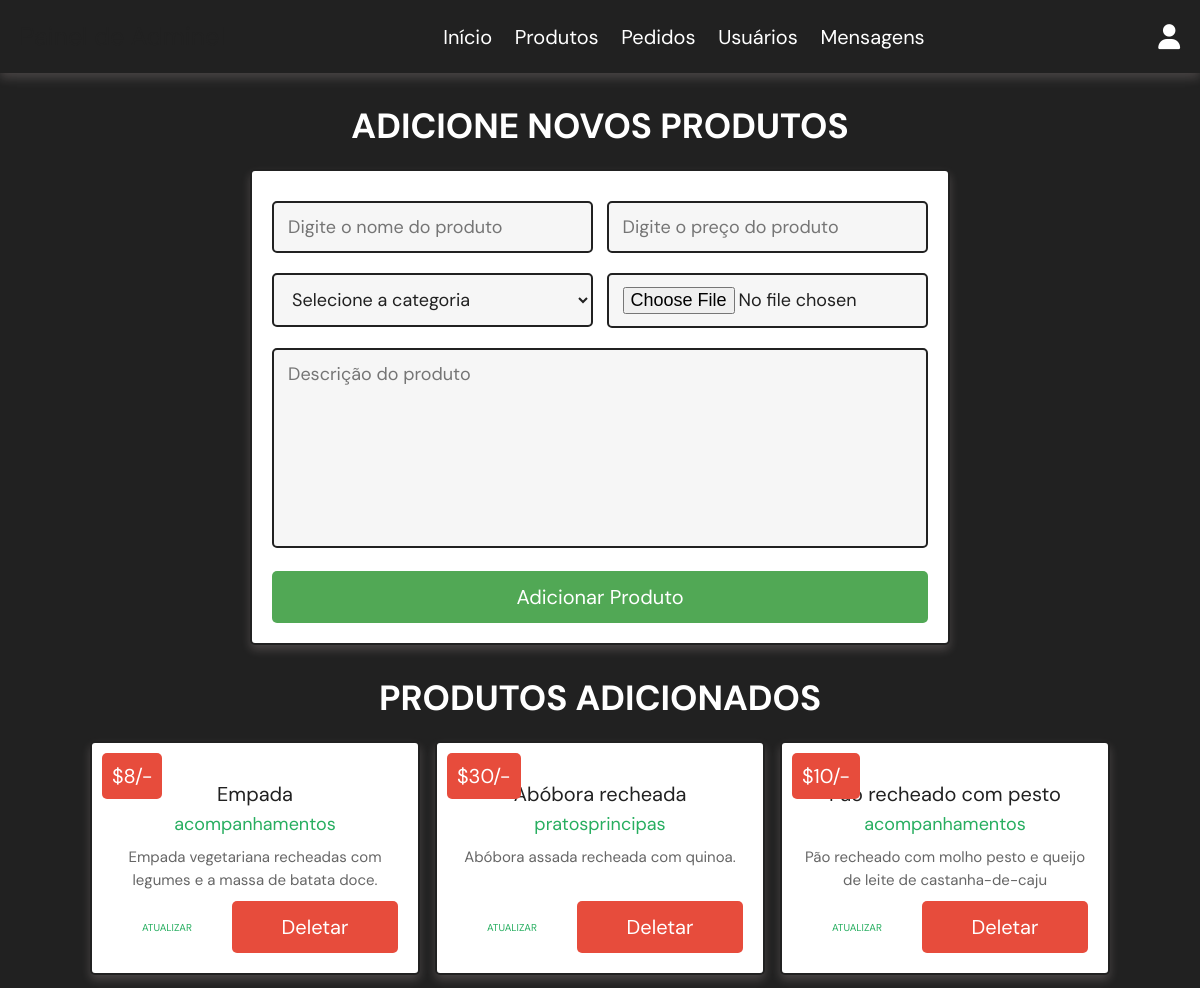
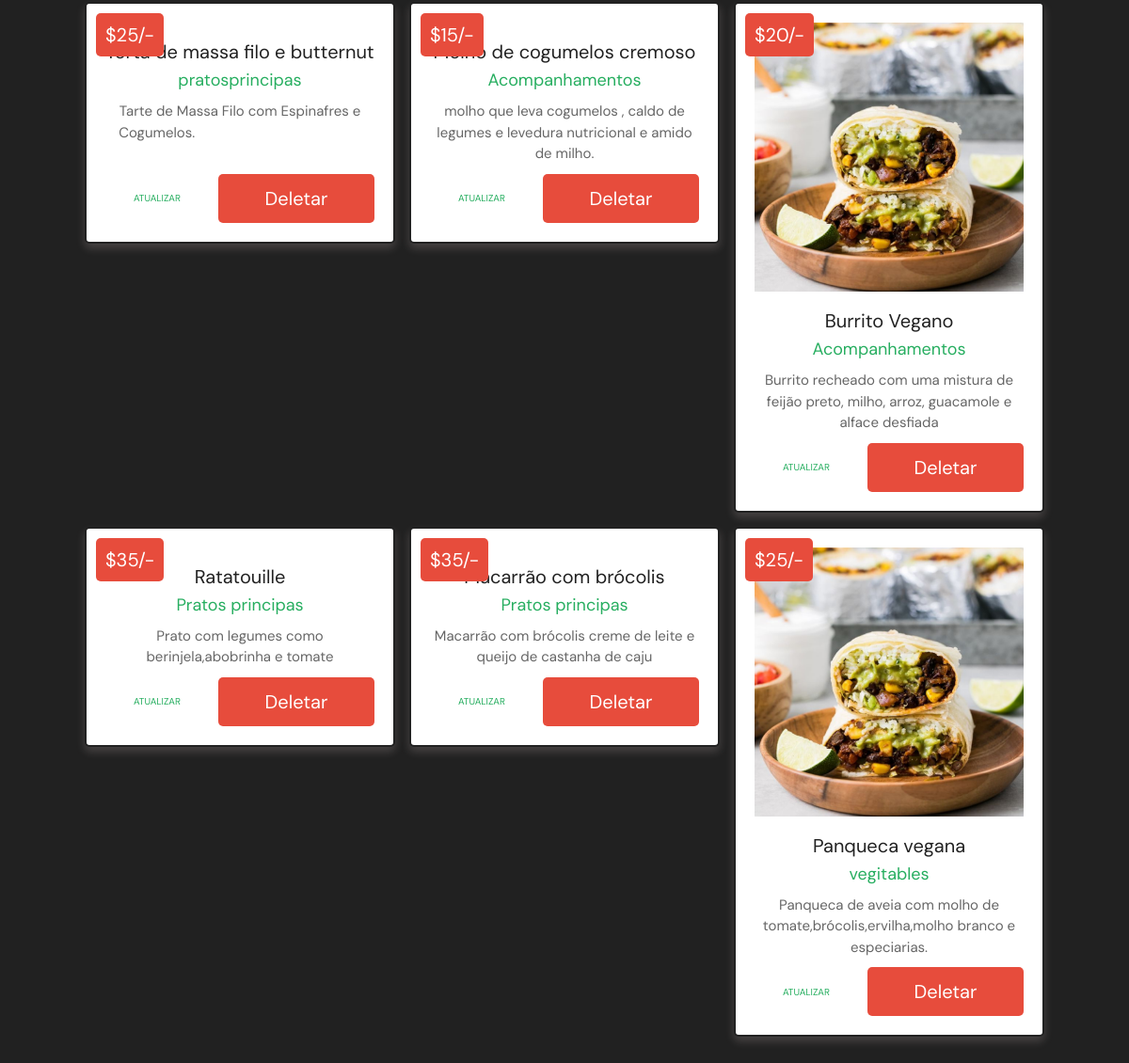
The app's page /admin_products.php (signed in) with its own data (2 pictures, top to bottom).
### tables this page shows
CREATE TABLE `products` (
  `id` int(100) NOT NULL,
  `name` varchar(100) NOT NULL,
  `category` varchar(20) NOT NULL,
  `details` varchar(500) NOT NULL,
  `price` int(100) NOT NULL,
  `image` varchar(100) NOT NULL
);

### admin_products.php (the view, shortened to what this page needs)
<?php
@include 'config.php';
?>
<!DOCTYPE html>
<html lang="en">
<head>
   <link rel="stylesheet" href="https://cdnjs.cloudflare.com/ajax/libs/font-awesome/6.1.1/css/all.min.css">
   <link rel="stylesheet" href="assets/css/admin_style.css">
</head>
<body>
<?php include 'admin_header.php'; ?>
<section class="add-products">
   <h1 class="title">Adicione novos produtos</h1>
   <form action="" method="POST" enctype="multipart/form-data">
      <div class="flex">
         <div class="inputBox">
         <input type="text" name="name" class="box" required placeholder="Digite o nome do produto">
         <select name="category" class="box" required>
            <option value="" selected disabled>Selecione a categoria</option>
         </select>
         </div>
         <div class="inputBox">
         <input type="number" min="0" name="price" class="box" required placeholder="Digite o preço do produto">
         <input type="file" name="image" required class="box" accept="image/jpg, image/jpeg, image/png">
         </div>
      </div>
      <textarea name="details" class="box" required placeholder="Descrição do produto" cols="30" rows="10"></textarea>
      <input type="submit" class="btn" value="Adicionar produto" name="add_product">
   </form>
</section>
<section class="show-products">
   <h1 class="title">Produtos adicionados</h1>
   <div class="box-container">
   <?php
      $show_products = $conn->prepare("SELECT * FROM `products`");
      $show_products->execute();
      if($show_products->rowCount() > 0){
         while($fetch_products = $show_products->fetch(PDO::FETCH_ASSOC)){
   ?>
   <div class="box">
      <div class="price">$<?= $fetch_products['price']; ?>/-</div>
      <img src="uploaded_img/<?= $fetch_products['image']; ?>" alt="">
      <div class="name"><?= $fetch_products['name']; ?></div>
      <div class="cat"><?= $fetch_products['category']; ?></div>
      <div class="details"><?= $fetch_products['details']; ?></div>
      <div class="flex-btn">
         <a href="admin_update_product.php?update=<?= $fetch_products['id']; ?>" class="option-btn">Atualizar</a>
         <a href="admin_products.php?delete=<?= $fetch_products['id']; ?>" class="delete-btn" onclick="return confirm('delete this product?');">Deletar</a>
      </div>
   </div>
   <?php
      }
   }else{
      echo '<p class="empty">now products added yet!</p>';
   }
   ?>
   </div>
</section>
</body>
</html>

### assets/css/admin_style.css (style rules this page uses)
section.add-products { padding: 3rem 2rem; max-width: 1200px; margin:0 auto; }
.add-products form { max-width: 70rem; padding:2rem; margin:0 auto; text-align: center; border:var(--border); box-shadow: var(--box-shadow); background-color: var(--white); border-radius: .5rem; }
.add-products form .flex { display: flex; justify-content: space-between; flex-wrap: wrap; }
.add-products form .flex .inputBox { width: 49%; }
.add-products form .box { width: 100%; margin:1rem 0; padding:1.2rem 1.4rem; font-size: 1.8rem; color:var(--black); border-radius: .5rem; background-color: var(--light-bg); border:var(--border); }
.add-products form textarea { height: 20rem; resize: none; }
.show-products { padding-top: 0; }
.show-products .box-container { display: grid; grid-template-columns: repeat(auto-fit, 33rem); gap:1.5rem; align-items: flex-start; justify-content:center; }
.show-products .box-container .box { text-align: center; border:var(--border); box-shadow: var(--box-shadow); background-color: var(--white); border-radius: .5rem; padding:2rem; position: relative; }
.show-products .box-container .box .price { position: absolute; top:1rem; left:1rem; padding:1rem; font-size: 2rem; color:var(--white); background-color: var(--red); border-radius: .5rem; }
.show-products .box-container .box img { width: 100%; margin-bottom: 1rem; }
.show-products .box-container .box .name { margin:.5rem 0; font-size: 2rem; color:var(--black); }
.show-products .box-container .box .cat { font-size: 1.8rem; color:var(--green); }
.show-products .box-container .box .details { padding-top: 1rem; font-size: 1.5rem; line-height: 1.5; color:var(--light-color); }

### assets/css/components.css (style rules this page uses)
:root { --green:#27ae60; --orange:#038714; --red:#e74c3c; --black:#212121; --light-color:#666; --white:#fff; --light-bg:#f6f6f6; --border:.2rem solid var(--black); --box-shadow:0 .5rem 1rem rgba(255, 233, 233, 0.175); }
* { font-family: 'DM Sans', sans-serif; margin:0; padding:0; box-sizing: border-box; outline: none; border:none; text-decoration: none; color:var(--white); }
body { background-color: var(--black); }
html { font-size: 62.5%; scroll-behavior: smooth; scroll-padding-top: 6.5rem; }
section { padding: 30rem 2rem; max-width: 1200px; margin:0 auto; }
.btn, .delete-btn, .option-btn { display: block; width: 100%; margin-top: 1rem; border-radius: .5rem; color:var(--white); font-size: 2rem; padding:1.3rem 3rem; text-transform: capitalize; cursor: pointer; text-align: center; }
.btn { background-color: #51a855; }
.delete-btn { background-color: var(--red); }
.option-btn { position: relative; color: var(--green); font-size: var(--fontSize-label-2); font-weight: var(--weight-bold); text-transform: uppercase; letter-spacing: var(--letterSpacing-3); max-width: max-content; border: 2px solid var(--gold-crayola); padding: 18px 30; overflow: hidden; z-index: 1; display: flex; align-items: center; justify-content: center; }
.flex-btn { display: flex; flex-wrap: wrap; gap:1rem; }
.flex-btn > * { flex:1; }
.title { text-align: center; margin-bottom: 2rem; text-transform: uppercase; color:var(--white); font-size: 3.5rem; }

### records on screen
products: price "8", name "Empada", category "acompanhamentos", details "Empada vegetariana recheadas com legumes e a massa de batata doce."
products: price "30", name "Abóbora recheada", category "pratosprincipas", details "Abóbora assada recheada com quinoa."
products: price "10", name "Pão recheado com pesto", category "acompanhamentos", details "Pão recheado com molho pesto e queijo de leite de castanha-de-caju"
products: price "25", name "Torta de massa filo e butternut", category "pratosprincipas", details "Tarte de Massa Filo com Espinafres e Cogumelos."
products: price "15", name "Molho de cogumelos cremoso", category "Acompanhamentos", details "molho que leva cogumelos , caldo de legumes e levedura nutricional e amido de milho."
products: price "20", image (picture), name "Burrito Vegano", category "Acompanhamentos", details "Burrito recheado com uma mistura de feijão preto, milho, arroz, guacamole e alface desfiada"
products: price "35", name "Ratatouille", category "Pratos principas", details "Prato com legumes como berinjela,abobrinha e tomate"
products: price "35", name "Macarrão com brócolis", category "Pratos principas", details "Macarrão com brócolis creme de leite e queijo de castanha de caju"
products: price "25", image (picture), name "Panqueca vegana", category "vegitables", details "Panqueca de aveia com molho de tomate,brócolis,ervilha,molho branco e especiarias."
